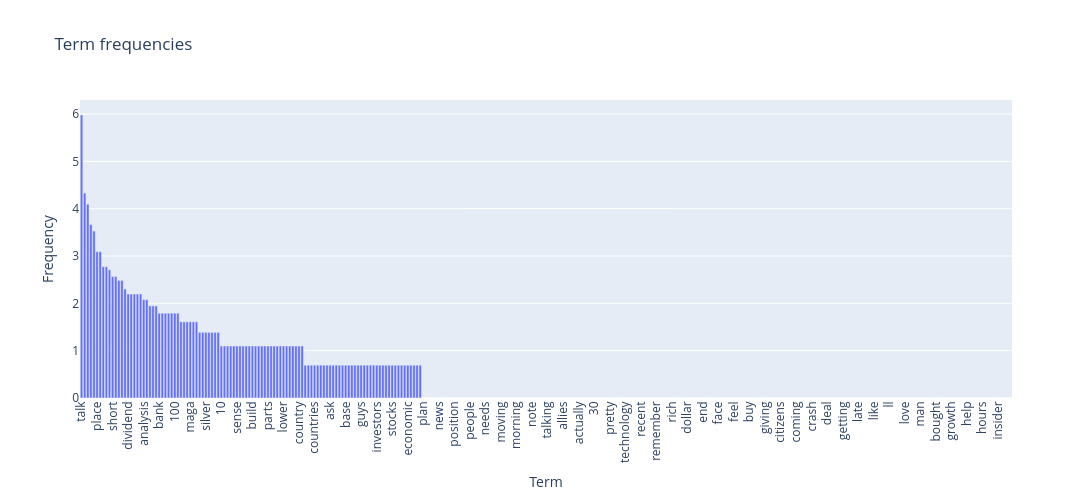

Source (notebook cell):
### Markdown cell above
### >>> **Exercise 15 :** 

Y軸單位從次數改成LOG(次)，LOG的函數性質可以有效改善詞頻分布差異大的問題。

在原始詞頻分布中只有很少數的詞出現頻率很高，大部分的詞只出現少次，導致在原始分布中低頻率的詞幾乎看不出差別。

透過LOG函數轉換可以把高頻率壓縮、小頻率放大，改善長尾效果

### Code cell
import plotly.express as pe
term_frequencies_log = [math.log(i) for i in term_frequencies]
x_freq = count_vect.get_feature_names_out()[:300]
y_freq = term_frequencies_log[:300]
df = pd.DataFrame({"term": x_freq, "freq": y_freq})
df = df.sort_values("freq", ascending=False)
h = pe.bar(df, x= 'term', y='freq', title="Term frequencies",labels={"term": "Term", "freq": "Frequency"})
h.update_layout(xaxis_tickangle=-90, width=1600, height=500, bargap=0.2)

### Figure 1 — Plotly figure (JSON) as saved in the notebook; plotly's stock layout.template omitted (floating-point values rounded to 4 significant figures; data arrays with more than 128 entries replaced by an {"elided": "..."} marker saying what was removed)
{"data": [{"hovertemplate": "Term=%{x}<br>Frequency=%{y}<extra></extra>", "legendgroup": "", "marker": {"color": "#636efa", "pattern": {"shape": ""}}, "name": "", "orientation": "v", "showlegend": false, "textposition": "auto", "type": "bar", "x": {"elided": "300 str values"}, "xaxis": "x", "y": {"elided": "300 float values"}, "yaxis": "y"}], "layout": {"bargap": 0.2, "barmode": "relative", "height": 500, "legend": {"tracegroupgap": 0}, "title": {"text": "Term frequencies"}, "width": 1600, "xaxis": {"anchor": "y", "domain": [0, 1], "tickangle": -90, "title": {"text": "Term"}}, "yaxis": {"anchor": "x", "domain": [0, 1], "title": {"text": "Frequency"}}}}
